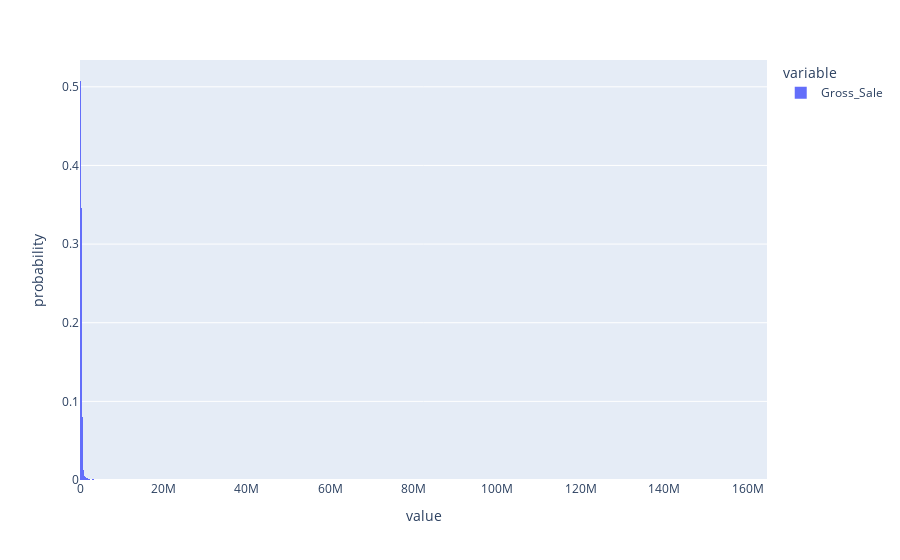

Notebook source saved alongside this figure:
### Code cell
#Plot a histogram to observe the distribution 
px.histogram(property_sales['Gross_Sale'], histnorm='probability')

### Figure 1 — Plotly figure (JSON) as saved in the notebook; plotly's stock layout.template omitted (floating-point values rounded to 4 significant figures; data arrays with more than 128 entries replaced by an {"elided": "..."} marker saying what was removed)
{"data": [{"alignmentgroup": "True", "bingroup": "x", "histnorm": "probability", "hovertemplate": "variable=Gross_Sale<br>value=%{x}<br>probability=%{y}<extra></extra>", "legendgroup": "Gross_Sale", "marker": {"color": "#636efa", "pattern": {"shape": ""}}, "name": "Gross_Sale", "offsetgroup": "Gross_Sale", "orientation": "v", "showlegend": true, "type": "histogram", "x": {"elided": "10006 int values"}, "xaxis": "x", "yaxis": "y"}], "layout": {"barmode": "relative", "legend": {"title": {"text": "variable"}, "tracegroupgap": 0}, "margin": {"t": 60}, "xaxis": {"anchor": "y", "domain": [0, 1], "title": {"text": "value"}}, "yaxis": {"anchor": "x", "domain": [0, 1], "title": {"text": "probability"}}}}
